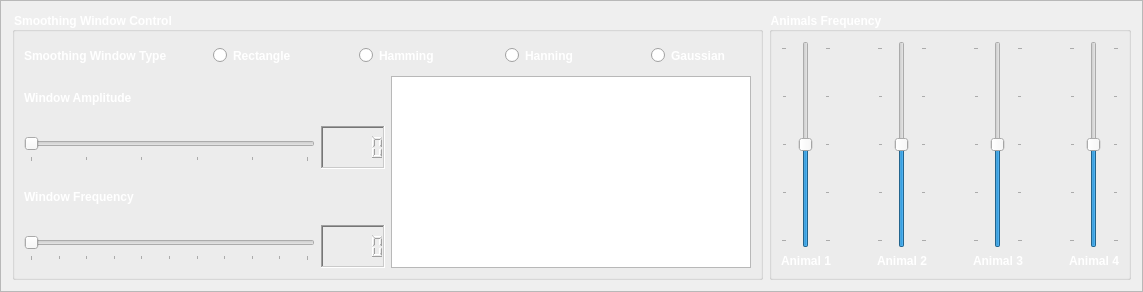
              <widget class="QFrame" name="frame_16">
               <property name="maximumSize">
                <size>
                 <width>16777215</width>
                 <height>336</height>
                </size>
               </property>
               <property name="frameShape">
                <enum>QFrame::StyledPanel</enum>
               </property>
               <property name="frameShadow">
                <enum>QFrame::Raised</enum>
               </property>
               <layout class="QGridLayout" name="gridLayout_52">
                <item row="0" column="0">
                 <layout class="QGridLayout" name="gridLayout_53">
                  <item row="0" column="0">
                   <widget class="QGroupBox" name="groupBox_8">
                    <property name="font">
                     <font>
                      <pointsize>9</pointsize>
                      <weight>75</weight>
                      <bold>true</bold>
                     </font>
                    </property>
                    <property name="styleSheet">
                     <string notr="true">color: rgb(255, 255, 255);</string>
                    </property>
                    <property name="title">
                     <string>Smoothing Window Control</string>
                    </property>
                    <layout class="QGridLayout" name="gridLayout_54">
                     <item row="2" column="0">
                      <layout class="QVBoxLayout" name="verticalLayout_24">
                       <item>
                        <widget class="QLabel" name="label_39">
                         <property name="font">
                          <font>
                           <weight>75</weight>
                           <bold>true</bold>
                          </font>
                         </property>
                         <property name="text">
                          <string>Window Frequency</string>
                         </property>
                        </widget>
                       </item>
                       <item>
                        <layout class="QHBoxLayout" name="horizontalLayout_14">
                         <item>
                          <widget class="QSlider" name="Animal_Sounds_Window_Frequency_Slider">
                           <property name="sizePolicy">
                            <sizepolicy hsizetype="Expanding" vsizetype="Fixed">
                             <horstretch>120</horstretch>
                             <verstretch>0</verstretch>
                            </sizepolicy>
                           </property>
                           <property name="minimumSize">
                            <size>
                             <width>0</width>
                             <height>29</height>
                            </size>
                           </property>
                           <property name="minimum">
                            <number>0</number>
                           </property>
                           <property name="maximum">
                            <number>10</number>
                           </property>
                           <property name="singleStep">
                            <number>0</number>
                           </property>
                           <property name="pageStep">
                            <number>0</number>
                           </property>
                           <property name="value">
                            <number>0</number>
                           </property>
                           <property name="sliderPosition">
                            <number>0</number>
                           </property>
                           <property name="tracking">
                            <bool>true</bool>
                           </property>
                           <property name="orientation">
                            <enum>Qt::Horizontal</enum>
                           </property>
                           <property name="invertedAppearance">
                            <bool>false</bool>
                           </property>
                           <property name="invertedControls">
                            <bool>false</bool>
                           </property>
                           <property name="tickPosition">
                            <enum>QSlider::TicksBelow</enum>
                           </property>
                           <property name="tickInterval">
                            <number>1</number>
                           </property>
                          </widget>
                         </item>
                         <item>
                          <widget class="QLCDNumber" name="Animal_Sounds_Window_Frequency_LCD">
                           <property name="enabled">
                            <bool>true</bool>
                           </property>
                           <property name="minimumSize">
                            <size>
                             <width>0</width>
                             <height>29</height>
                            </size>
                           </property>
                           <property name="font">
                            <font>
                             <weight>75</weight>
                             <bold>true</bold>
                            </font>
                           </property>
                           <property name="frameShape">
                            <enum>QFrame::WinPanel</enum>
                           </property>
                           <property name="frameShadow">
                            <enum>QFrame::Sunken</enum>
                           </property>
                           <property name="lineWidth">
                            <number>1</number>
                           </property>
                           <property name="segmentStyle">
                            <enum>QLCDNumber::Outline</enum>
                           </property>
                           <property name="intValue" stdset="0">
                            <number>0</number>
                           </property>
                          </widget>
                         </item>
                        </layout>
                       </item>
                      </layout>
                     </item>
                     <item row="1" column="1" rowspan="2">
                      <widget class="PlotWidget" name="Animal_Sounds_Smoothing_Window_Graph">
                       <property name="minimumSize">
                        <size>
                         <width>0</width>
                         <height>182</height>
                        </size>
                       </property>
                      </widget>
                     </item>
                     <item row="0" column="0" colspan="2">
                      <layout class="QGridLayout" name="gridLayout_55">
                       <item row="0" column="8">
                        <widget class="QRadioButton" name="Animal_Sounds_Gaussian_Radio_Button">
                         <property name="minimumSize">
                          <size>
                           <width>100</width>
                           <height>29</height>
                          </size>
                         </property>
                         <property name="font">
                          <font>
                           <weight>75</weight>
                           <bold>true</bold>
                          </font>
                         </property>
                         <property name="text">
                          <string>Gaussian</string>
                         </property>
                        </widget>
                       </item>
                       <item row="0" column="0">
                        <widget class="QLabel" name="label_37">
                         <property name="font">
                          <font>
                           <weight>75</weight>
                           <bold>true</bold>
                          </font>
                         </property>
                         <property name="text">
                          <string>Smoothing Window Type</string>
                         </property>
                        </widget>
                       </item>
                       <item row="0" column="3">
                        <spacer name="horizontalSpacer_43">
                         <property name="orientation">
                          <enum>Qt::Horizontal</enum>
                         </property>
                         <property name="sizeHint" stdset="0">
                          <size>
                           <width>40</width>
                           <height>20</height>
                          </size>
                         </property>
                        </spacer>
                       </item>
                       <item row="0" column="2">
                        <widget class="QRadioButton" name="Animal_Sounds_Rectangle_Radio_Button">
                         <property name="minimumSize">
                          <size>
                           <width>100</width>
                           <height>29</height>
                          </size>
                         </property>
                         <property name="font">
                          <font>
                           <weight>75</weight>
                           <bold>true</bold>
                          </font>
                         </property>
                         <property name="text">
                          <string>Rectangle</string>
                         </property>
                        </widget>
                       </item>
                       <item row="0" column="1">
                        <spacer name="horizontalSpacer_42">
                         <property name="orientation">
                          <enum>Qt::Horizontal</enum>
                         </property>
                         <property name="sizeHint" stdset="0">
                          <size>
                           <width>40</width>
                           <height>20</height>
                          </size>
                         </property>
                        </spacer>
                       </item>
                       <item row="0" column="6">
                        <widget class="QRadioButton" name="Animal_Sounds_Hanning_Radio_Button">
                         <property name="minimumSize">
                          <size>
                           <width>100</width>
                           <height>29</height>
                          </size>
                         </property>
                         <property name="font">
                          <font>
                           <weight>75</weight>
                           <bold>true</bold>
                          </font>
                         </property>
                         <property name="text">
                          <string>Hanning</string>
                         </property>
                        </widget>
                       </item>
                       <item row="0" column="4">
                        <widget class="QRadioButton" name="Animal_Sounds_Hamming_Radio_Button">
                         <property name="minimumSize">
                          <size>
                           <width>100</width>
                           <height>29</height>
                          </size>
                         </property>
                         <property name="font">
                          <font>
                           <weight>75</weight>
                           <bold>true</bold>
                          </font>
                         </property>
                         <property name="text">
                          <string>Hamming</string>
                         </property>
                        </widget>
                       </item>
                       <item row="0" column="5">
                        <spacer name="horizontalSpacer_44">
                         <property name="orientation">
                          <enum>Qt::Horizontal</enum>
                         </property>
                         <property name="sizeHint" stdset="0">
                          <size>
                           <width>40</width>
                           <height>20</height>
                          </size>
                         </property>
                        </spacer>
                       </item>
                       <item row="0" column="7">
                        <spacer name="horizontalSpacer_45">
                         <property name="orientation">
                          <enum>Qt::Horizontal</enum>
                         </property>
                         <property name="sizeHint" stdset="0">
                          <size>
                           <width>40</width>
                           <height>20</height>
                          </size>
                         </property>
                        </spacer>
                       </item>
                      </layout>
                     </item>
                     <item row="1" column="0">
                      <layout class="QVBoxLayout" name="verticalLayout_23">
                       <item>
                        <widget class="QLabel" name="label_38">
                         <property name="font">
                          <font>
                           <weight>75</weight>
                           <bold>true</bold>
                          </font>
                         </property>
                         <property name="text">
                          <string>Window Amplitude</string>
                         </property>
                        </widget>
                       </item>
                       <item>
                        <layout class="QHBoxLayout" name="horizontalLayout_13">
                         <item>
                          <widget class="QSlider" name="Animal_Sounds_Window_Amplitude_Slider">
                           <property name="sizePolicy">
                            <sizepolicy hsizetype="Expanding" vsizetype="Fixed">
                             <horstretch>120</horstretch>
                             <verstretch>0</verstretch>
                            </sizepolicy>
                           </property>
                           <property name="minimumSize">
                            <size>
                             <width>0</width>
                             <height>29</height>
                            </size>
                           </property>
                           <property name="minimum">
                            <number>0</number>
                           </property>
                           <property name="maximum">
                            <number>5</number>
                           </property>
                           <property name="singleStep">
                            <number>0</number>
                           </property>
                           <property name="pageStep">
                            <number>0</number>
                           </property>
                           <property name="value">
                            <number>0</number>
                           </property>
                           <property name="sliderPosition">
                            <number>0</number>
                           </property>
                           <property name="tracking">
                            <bool>true</bool>
                           </property>
                           <property name="orientation">
                            <enum>Qt::Horizontal</enum>
                           </property>
                           <property name="invertedAppearance">
                            <bool>false</bool>
                           </property>
                           <property name="invertedControls">
                            <bool>false</bool>
                           </property>
                           <property name="tickPosition">
                            <enum>QSlider::TicksBelow</enum>
                           </property>
                           <property name="tickInterval">
                            <number>1</number>
                           </property>
                          </widget>
                         </item>
                         <item>
                          <widget class="QLCDNumber" name="Animal_Sounds_Window_Amplitude_LCD">
                           <property name="enabled">
                            <bool>true</bool>
                           </property>
                           <property name="minimumSize">
                            <size>
                             <width>0</width>
                             <height>29</height>
                            </size>
                           </property>
                           <property name="font">
                            <font>
                             <weight>75</weight>
                             <bold>true</bold>
                            </font>
                           </property>
                           <property name="frameShape">
                            <enum>QFrame::WinPanel</enum>
                           </property>
                           <property name="frameShadow">
                            <enum>QFrame::Sunken</enum>
                           </property>
                           <property name="lineWidth">
                            <number>1</number>
                           </property>
                           <property name="segmentStyle">
                            <enum>QLCDNumber::Outline</enum>
                           </property>
                           <property name="intValue" stdset="0">
                            <number>0</number>
                           </property>
                          </widget>
                         </item>
                        </layout>
                       </item>
                      </layout>
                     </item>
                    </layout>
                   </widget>
                  </item>
                  <item row="0" column="1">
                   <widget class="QGroupBox" name="groupBox_9">
                    <property name="sizePolicy">
                     <sizepolicy hsizetype="Expanding" vsizetype="Preferred">
                      <horstretch>0</horstretch>
                      <verstretch>0</verstretch>
                     </sizepolicy>
                    </property>
                    <property name="maximumSize">
                     <size>
                      <width>400</width>
                      <height>16777215</height>
                     </size>
                    </property>
                    <property name="font">
                     <font>
                      <pointsize>9</pointsize>
                      <weight>75</weight>
                      <bold>true</bold>
                     </font>
                    </property>
                    <property name="styleSheet">
                     <string notr="true">color: rgb(255, 255, 255);</string>
                    </property>
                    <property name="title">
                     <string>Animals Frequency</string>
                    </property>
                    <layout class="QGridLayout" name="gridLayout_56">
                     <item row="0" column="0">
                      <layout class="QHBoxLayout" name="horizontalLayout_15">
                       <item>
                        <layout class="QVBoxLayout" name="verticalLayout_25">
                         <item>
                          <widget class="QSlider" name="Animal_Sounds_Animal_1_Frequency_Slider">
                           <property name="sizePolicy">
                            <sizepolicy hsizetype="Maximum" vsizetype="Expanding">
                             <horstretch>0</horstretch>
                             <verstretch>0</verstretch>
                            </sizepolicy>
                           </property>
                           <property name="minimumSize">
                            <size>
                             <width>50</width>
                             <height>0</height>
                            </size>
                           </property>
                           <property name="maximumSize">
                            <size>
                             <width>35</width>
                             <height>16777215</height>
                            </size>
                           </property>
                           <property name="minimum">
                            <number>-2</number>
                           </property>
                           <property name="maximum">
                            <number>2</number>
                           </property>
                           <property name="orientation">
                            <enum>Qt::Vertical</enum>
                           </property>
                           <property name="tickPosition">
                            <enum>QSlider::TicksBothSides</enum>
                           </property>
                          </widget>
                         </item>
                         <item>
                          <widget class="QLabel" name="Animal_Sounds_Animal_1_Label">
                           <property name="minimumSize">
                            <size>
                             <width>50</width>
                             <height>0</height>
                            </size>
                           </property>
                           <property name="maximumSize">
                            <size>
                             <width>35</width>
                             <height>16777215</height>
                            </size>
                           </property>
                           <property name="font">
                            <font>
                             <weight>75</weight>
                             <bold>true</bold>
                            </font>
                           </property>
                           <property name="text">
                            <string>Animal 1</string>
                           </property>
                          </widget>
                         </item>
                        </layout>
                       </item>
                       <item>
                        <spacer name="horizontalSpacer_47">
                         <property name="orientation">
                          <enum>Qt::Horizontal</enum>
                         </property>
                         <property name="sizeHint" stdset="0">
                          <size>
                           <width>40</width>
                           <height>20</height>
                          </size>
                         </property>
                        </spacer>
                       </item>
                       <item>
                        <layout class="QVBoxLayout" name="verticalLayout_26">
                         <item>
                          <widget class="QSlider" name="Animal_Sounds_Animal_2_Frequency_Slider">
                           <property name="sizePolicy">
                            <sizepolicy hsizetype="Maximum" vsizetype="Expanding">
                             <horstretch>0</horstretch>
                             <verstretch>0</verstretch>
                            </sizepolicy>
                           </property>
                           <property name="minimumSize">
                            <size>
                             <width>50</width>
                             <height>0</height>
                            </size>
                           </property>
                           <property name="maximumSize">
                            <size>
                             <width>35</width>
                             <height>16777215</height>
                            </size>
                           </property>
                           <property name="minimum">
                            <number>-2</number>
                           </property>
                           <property name="maximum">
                            <number>2</number>
                           </property>
                           <property name="orientation">
                            <enum>Qt::Vertical</enum>
                           </property>
                           <property name="tickPosition">
                            <enum>QSlider::TicksBothSides</enum>
                           </property>
                          </widget>
                         </item>
                         <item>
                          <widget class="QLabel" name="Animal_Sounds_Animal_2_Label">
                           <property name="minimumSize">
                            <size>
                             <width>50</width>
                             <height>0</height>
                            </size>
                           </property>
                           <property name="maximumSize">
                            <size>
                             <width>35</width>
                             <height>16777215</height>
                            </size>
                           </property>
                           <property name="font">
                            <font>
                             <weight>75</weight>
                             <bold>true</bold>
                            </font>
                           </property>
                           <property name="text">
                            <string>Animal 2</string>
                           </property>
                          </widget>
                         </item>
                        </layout>
                       </item>
                       <item>
                        <spacer name="horizontalSpacer_48">
                         <property name="orientation">
                          <enum>Qt::Horizontal</enum>
                         </property>
                         <property name="sizeHint" stdset="0">
                          <size>
                           <width>40</width>
                           <height>20</height>
                          </size>
                         </property>
                        </spacer>
                       </item>
                       <item>
                        <layout class="QVBoxLayout" name="verticalLayout_27">
                         <item>
                          <widget class="QSlider" name="Animal_Sounds_Animal_3_Frequency_Slider">
                           <property name="sizePolicy">
                            <sizepolicy hsizetype="Maximum" vsizetype="Expanding">
                             <horstretch>0</horstretch>
                             <verstretch>0</verstretch>
                            </sizepolicy>
                           </property>
                           <property name="minimumSize">
                            <size>
                             <width>50</width>
                             <height>0</height>
                            </size>
                           </property>
                           <property name="maximumSize">
                            <size>
                             <width>35</width>
                             <height>16777215</height>
                            </size>
                           </property>
                           <property name="minimum">
                            <number>-2</number>
                           </property>
                           <property name="maximum">
                            <number>2</number>
                           </property>
                           <property name="orientation">
                            <enum>Qt::Vertical</enum>
                           </property>
                           <property name="tickPosition">
                            <enum>QSlider::TicksBothSides</enum>
                           </property>
                          </widget>
                         </item>
                         <item>
                          <widget class="QLabel" name="Animal_Sounds_Animal_3_Label">
                           <property name="minimumSize">
                            <size>
                             <width>50</width>
                             <height>0</height>
                            </size>
                           </property>
                           <property name="maximumSize">
                            <size>
                             <width>35</width>
                             <height>16777215</height>
                            </size>
                           </property>
                           <property name="font">
                            <font>
                             <weight>75</weight>
                             <bold>true</bold>
                            </font>
                           </property>
                           <property name="text">
                            <string>Animal 3</string>
                           </property>
                          </widget>
                         </item>
                        </layout>
                       </item>
                       <item>
                        <spacer name="horizontalSpacer_49">
                         <property name="orientation">
                          <enum>Qt::Horizontal</enum>
                         </property>
                         <property name="sizeHint" stdset="0">
                          <size>
                           <width>40</width>
                           <height>20</height>
                          </size>
                         </property>
                        </spacer>
                       </item>
                       <item>
                        <layout class="QVBoxLayout" name="verticalLayout_28">
                         <item>
                          <widget class="QSlider" name="Animal_Sounds_Animal_4_Frequency_Slider">
                           <property name="sizePolicy">
                            <sizepolicy hsizetype="Maximum" vsizetype="Expanding">
                             <horstretch>0</horstretch>
                             <verstretch>0</verstretch>
                            </sizepolicy>
                           </property>
                           <property name="minimumSize">
                            <size>
                             <width>50</width>
                             <height>0</height>
                            </size>
                           </property>
                           <property name="maximumSize">
                            <size>
                             <width>35</width>
                             <height>16777215</height>
                            </size>
                           </property>
                           <property name="minimum">
                            <number>-2</number>
                           </property>
                           <property name="maximum">
                            <number>2</number>
                           </property>
                           <property name="orientation">
                            <enum>Qt::Vertical</enum>
                           </property>
                           <property name="tickPosition">
                            <enum>QSlider::TicksBothSides</enum>
                           </property>
                          </widget>
                         </item>
                         <item>
                          <widget class="QLabel" name="Animal_Sounds_Animal_4_Label">
                           <property name="minimumSize">
                            <size>
                             <width>50</width>
                             <height>0</height>
                            </size>
                           </property>
                           <property name="maximumSize">
                            <size>
                             <width>35</width>
                             <height>16777215</height>
                            </size>
                           </property>
                           <property name="font">
                            <font>
                             <weight>75</weight>
                             <bold>true</bold>
                            </font>
                           </property>
                           <property name="text">
                            <string>Animal 4</string>
                           </property>
                          </widget>
                         </item>
                        </layout>
                       </item>
                      </layout>
                     </item>
                    </layout>
                   </widget>
                  </item>
                 </layout>
                </item>
               </layout>
              </widget>
